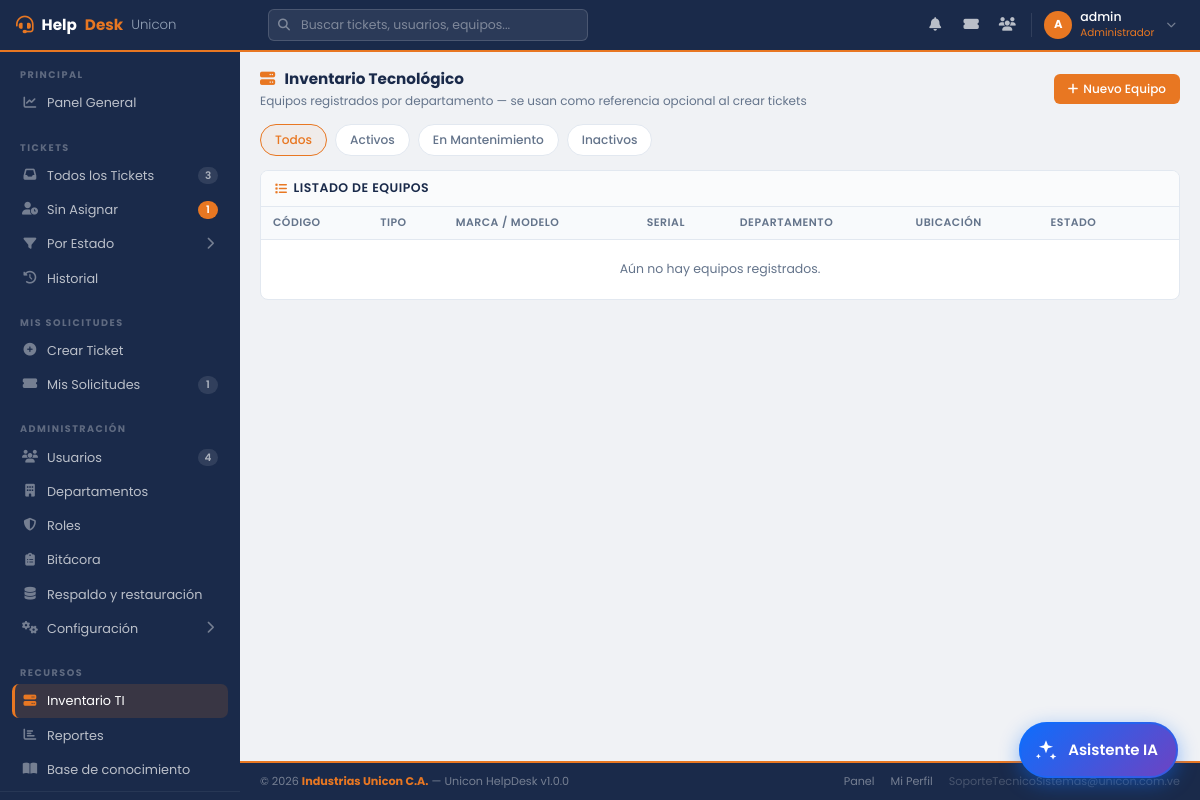
/admin/inventario.php (signed in), run on an earlier commit of the app's database.
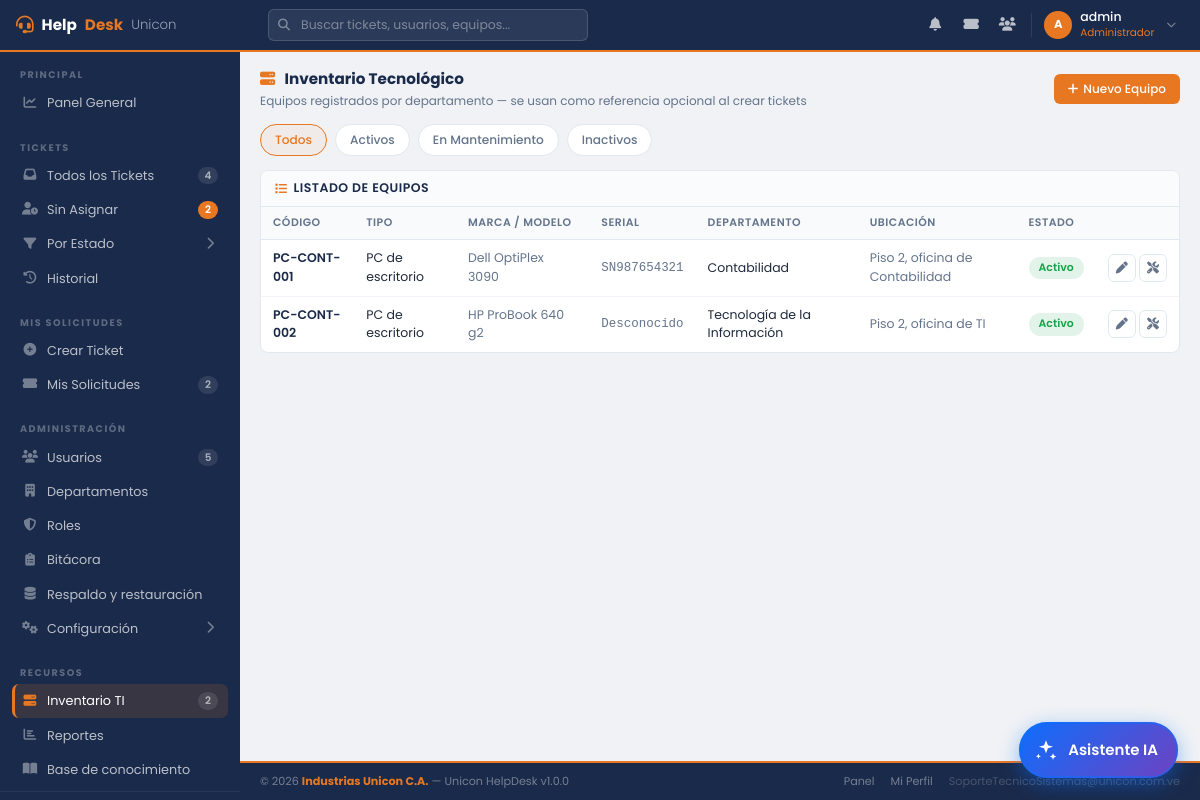
And on a later commit of the database.
### tables this page shows
CREATE TABLE `inventario_tecnologico` (
  `id_inventario` int(11) NOT NULL AUTO_INCREMENT,
  `codigo_equipo` varchar(30) NOT NULL,
  `tipo_equipo` varchar(80) NOT NULL,
  `marca` varchar(80) NOT NULL,
  `modelo` varchar(80) NOT NULL,
  `serial` varchar(100) NOT NULL,
  `estado` enum('activo','inactivo','mantenimiento') NOT NULL DEFAULT 'activo',
  `ubicacion` varchar(150) DEFAULT NULL,
  `id_departamento` int(11) NOT NULL,
  PRIMARY KEY (`id_inventario`),
  UNIQUE KEY `codigo_equipo` (`codigo_equipo`),
  UNIQUE KEY `serial` (`serial`),
  KEY `id_departamento` (`id_departamento`),
  CONSTRAINT `fk_inventario_departamento` FOREIGN KEY (`id_departamento`) REFERENCES `departamentos` (`id_departamento`) ON UPDATE CASCADE
);

CREATE TABLE `departamentos` (
  `id_departamento` int(11) NOT NULL AUTO_INCREMENT,
  `nombre` varchar(100) NOT NULL,
  `descripcion` text DEFAULT NULL,
  `estado` enum('activo','inactivo','clausurado') NOT NULL DEFAULT 'activo',
  PRIMARY KEY (`id_departamento`),
  UNIQUE KEY `nombre` (`nombre`)
);

### admin/inventario.php (the view, shortened to what the changed rows need)
<?php
include '../config/conexion.php';
$inventario = $conexion->query("
    SELECT i.id_inventario, i.codigo_equipo, i.tipo_equipo, i.marca, i.modelo, i.serial,
           i.estado, i.ubicacion, i.id_departamento, d.nombre AS departamento_nombre
    FROM inventario_tecnologico i
    LEFT JOIN departamentos d ON i.id_departamento = d.id_departamento
    ORDER BY i.codigo_equipo ASC
");
include_once '../includes/header2.php';
include_once '../includes/sidebar.php';
?>
<main class="hd-main">
    <div class="hd-card">
        <div class="hd-card-body" style="padding:0;">
            <table class="hd-table">
                <thead>
                    <tr>
                        <th>Código</th>
                        <th>Tipo</th>
                        <th>Marca / Modelo</th>
                        <th>Serial</th>
                        <th>Departamento</th>
                        <th>Ubicación</th>
                        <th>Estado</th>
                        <th></th>
                    </tr>
                </thead>
                <tbody id="tbody-inventario">
                    <?php if ($inventario->num_rows === 0): ?>
                    <tr><td colspan="8" style="text-align:center;padding:20px;color:var(--muted);">Aún no hay equipos registrados.</td></tr>
                    <?php endif; ?>
                    <?php while ($eq = $inventario->fetch_assoc()): ?>
                    <tr data-estado="<?= $eq['estado'] ?>">
                        <td style="font-weight:600;color:var(--azul);"><?= htmlspecialchars($eq['codigo_equipo']) ?></td>
                        <td><?= htmlspecialchars($eq['tipo_equipo']) ?></td>
                        <td style="color:var(--muted);"><?= htmlspecialchars($eq['marca']) ?> <?= htmlspecialchars($eq['modelo']) ?></td>
                        <td style="color:var(--muted);font-family:monospace;font-size:0.78rem;"><?= htmlspecialchars($eq['serial']) ?></td>
                        <td><?= htmlspecialchars($eq['departamento_nombre'] ?? '—') ?></td>
                        <td style="color:var(--muted);"><?= htmlspecialchars($eq['ubicacion'] ?? '—') ?></td>
                        <td><span class="hd-badge <?= $eq['estado'] ?>"><?= ucfirst($eq['estado']) ?></span></td>
                        <td class="acciones">
                            <button class="hd-icon-btn" title="Editar"
                                onclick='modoEditar(<?= json_encode([
                                    "id" => $eq["id_inventario"],
                                    "codigo_equipo" => $eq["codigo_equipo"],
                                    "tipo_equipo" => $eq["tipo_equipo"],
                                    "marca" => $eq["marca"],
                                    "modelo" => $eq["modelo"],
                                    "serial" => $eq["serial"],
                                    "estado" => $eq["estado"],
                                    "ubicacion" => $eq["ubicacion"],
                                    "id_departamento" => $eq["id_departamento"]
                                ], JSON_HEX_APOS | JSON_HEX_QUOT) ?>)'>
                                <i class="fas fa-pen"></i>
                            </button>
                            <a class="hd-icon-btn" href="inventario_historial.php?id=<?= (int)$eq['id_inventario'] ?>" title="Historial de mantenimiento" style="text-decoration:none;display:inline-flex;align-items:center;justify-content:center;">
                                <i class="fas fa-tools"></i>
                            </a>
                        </td>
                    </tr>
                    <?php endwhile; ?>
                </tbody>
            </table>
        </div>
    </div>
</main>
<?php include_once '../includes/footer2.php'; ?>

### includes/sidebar.php (shortened to what the changed rows need)
<?php
if (!function_exists('sb_badge')) {
    function sb_badge(int $n, string $clase = ''): string {
        if ($n <= 0) return '';
        return '<span class="hd-sidebar-count' . ($clase !== '' ? ' ' . $clase : '') . '">' . $n . '</span>';
    }
}
$sb = [];
$stmt_sb = $conexion->prepare("SELECT id_usuario FROM usuarios WHERE usuario_login = ?");
$stmt_sb->bind_param("s", $usuario_activo);
$stmt_sb->execute();
$fila_sb = $stmt_sb->get_result()->fetch_assoc();
$sb_id_usuario = (int)($fila_sb['id_usuario'] ?? 0);
$stmt_sb = $conexion->prepare("SELECT COUNT(*) AS c FROM tickets WHERE id_usuario_solicitante = ? AND id_estado NOT IN (" . TICKET_RESUELTO . "," . TICKET_CERRADO . ")");
$stmt_sb->bind_param("i", $sb_id_usuario);
$stmt_sb->execute();
$sb['mis_sol'] = (int)$stmt_sb->get_result()->fetch_assoc()['c'];
if ($rol_id == ROL_ADMIN) {
    $r = $conexion->query("
        SELECT COALESCE(SUM(id_estado = " . TICKET_ABIERTO . "), 0)   AS abiertos,
               COALESCE(SUM(id_estado = " . TICKET_PROCESO . "), 0)   AS proceso,
               COALESCE(SUM(id_estado = " . TICKET_PENDIENTE . "), 0) AS pendientes
        FROM tickets
    ")->fetch_assoc();
    $sb['abiertos']   = (int)$r['abiertos'];
    $sb['proceso']    = (int)$r['proceso'];
    $sb['pendientes'] = (int)$r['pendientes'];
    $sb['activos']    = $sb['abiertos'] + $sb['proceso'] + $sb['pendientes'];
    $sb['sin_asignar'] = (int)$conexion->query("SELECT COUNT(*) c FROM tickets WHERE id_usuario_asignado IS NULL AND id_estado NOT IN (" . TICKET_RESUELTO . "," . TICKET_CERRADO . ")")->fetch_assoc()['c'];
    $sb['usuarios']   = (int)$conexion->query("SELECT COUNT(*) c FROM usuarios")->fetch_assoc()['c'];
    $sb['inventario'] = (int)$conexion->query("SELECT COUNT(*) c FROM inventario_tecnologico")->fetch_assoc()['c'];
}
?>
<aside class="hd-sidebar" id="sidebar">
    <?php if ($rol_id == 3): ?>
    <div class="hd-sidebar-section">
        <a href="tickets.php" class="hd-sidebar-link <?= ($pagina_actual=='tickets.php' && ($_GET['estado'] ?? '') !== 'sin_asignar') ? 'active' : '' ?>">
            <i class="fas fa-inbox"></i> Todos los Tickets
            <?= sb_badge($sb['activos']) ?>
        </a>
        <a href="tickets.php?estado=sin_asignar" class="hd-sidebar-link <?= ($pagina_actual=='tickets.php' && ($_GET['estado'] ?? '') === 'sin_asignar') ? 'active' : '' ?>">
            <i class="fas fa-user-clock"></i> Sin Asignar
            <?= sb_badge($sb['sin_asignar'], 'naranja') ?>
        </a>
    </div>
    <div class="hd-sidebar-section">
        <a href="mis_tickets.php" class="hd-sidebar-link <?= $pagina_actual=='mis_tickets.php'?'active':'' ?>">
            <i class="fas fa-ticket-alt"></i> Mis Solicitudes
            <?= sb_badge($sb['mis_sol']) ?>
        </a>
    </div>
    <div class="hd-sidebar-section">
        <a href="procesos/usuarios.php" class="hd-sidebar-link <?= $pagina_actual=='usuarios.php'?'active':'' ?>">
            <i class="fas fa-users"></i> Usuarios
            <?= sb_badge($sb['usuarios']) ?>
        </a>
    </div>
    <div class="hd-sidebar-section">
        <a href="inventario.php" class="hd-sidebar-link <?= $pagina_actual=='inventario.php'?'active':'' ?>">
            <i class="fas fa-server"></i> Inventario TI
            <?= sb_badge($sb['inventario']) ?>
        </a>
    </div>
    <?php endif; ?>
</aside>
<div class="hd-content">

What changed in the data, as far as the page shows it:
added inventario_tecnologico: codigo_equipo "PC-CONT-001", tipo_equipo "PC de escritorio", marca "Dell", modelo "OptiPlex 3090", serial "SN987654321", id_departamento.nombre "Contabilidad", ubicacion "Piso 2, oficina de Contabilidad", estado "Activo"
added inventario_tecnologico: codigo_equipo "PC-CONT-002", tipo_equipo "PC de escritorio", marca "HP", modelo "ProBook 640 g2", serial "Desconocido", id_departamento.nombre "Tecnología de la Información", ubicacion "Piso 2, oficina de TI", estado "Activo"
Also different on the page:
$n: "3 1 1 4" → "4 2 2 5 2"
text no longer shown: "Aún no hay equipos registrados."
